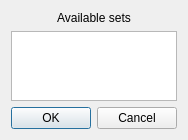
<?xml version="1.0" encoding="UTF-8"?>
<ui version="4.0">
 <class>DialogChooseMultipleBarrierSet_ui</class>
 <widget class="QDialog" name="DialogChooseMultipleBarrierSet_ui">
  <property name="geometry">
   <rect>
    <x>0</x>
    <y>0</y>
    <width>164</width>
    <height>131</height>
   </rect>
  </property>
  <property name="windowTitle">
   <string>Dialog</string>
  </property>
  <layout class="QVBoxLayout" name="verticalLayout">
   <item>
    <widget class="QLabel" name="label">
     <property name="text">
      <string>Available sets</string>
     </property>
     <property name="alignment">
      <set>Qt::AlignCenter</set>
     </property>
    </widget>
   </item>
   <item>
    <widget class="QListWidget" name="lst_barrierSet">
     <property name="editTriggers">
      <set>QAbstractItemView::NoEditTriggers</set>
     </property>
     <property name="selectionMode">
      <enum>QAbstractItemView::MultiSelection</enum>
     </property>
     <property name="selectionBehavior">
      <enum>QAbstractItemView::SelectItems</enum>
     </property>
    </widget>
   </item>
   <item>
    <widget class="QDialogButtonBox" name="buttonBox">
     <property name="orientation">
      <enum>Qt::Horizontal</enum>
     </property>
     <property name="standardButtons">
      <set>QDialogButtonBox::Cancel|QDialogButtonBox::Ok</set>
     </property>
    </widget>
   </item>
  </layout>
 </widget>
 <resources/>
 <connections>
  <connection>
   <sender>buttonBox</sender>
   <signal>accepted()</signal>
   <receiver>DialogChooseMultipleBarrierSet_ui</receiver>
   <slot>accept()</slot>
   <hints>
    <hint type="sourcelabel">
     <x>248</x>
     <y>254</y>
    </hint>
    <hint type="destinationlabel">
     <x>157</x>
     <y>274</y>
    </hint>
   </hints>
  </connection>
  <connection>
   <sender>buttonBox</sender>
   <signal>rejected()</signal>
   <receiver>DialogChooseMultipleBarrierSet_ui</receiver>
   <slot>reject()</slot>
   <hints>
    <hint type="sourcelabel">
     <x>316</x>
     <y>260</y>
    </hint>
    <hint type="destinationlabel">
     <x>286</x>
     <y>274</y>
    </hint>
   </hints>
  </connection>
 </connections>
</ui>
